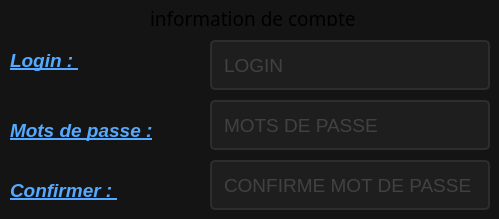
                            <widget class="QFrame" name="frame_add_compte">
                             <property name="minimumSize">
                              <size>
                               <width>0</width>
                               <height>210</height>
                              </size>
                             </property>
                             <property name="styleSheet">
                              <string notr="true">background-color: rgb(20, 20, 20);
border-radius: 10px;</string>
                             </property>
                             <property name="frameShape">
                              <enum>QFrame::StyledPanel</enum>
                             </property>
                             <property name="frameShadow">
                              <enum>QFrame::Raised</enum>
                             </property>
                             <widget class="QLineEdit" name="lineEdit_login">
                              <property name="geometry">
                               <rect>
                                <x>210</x>
                                <y>40</y>
                                <width>280</width>
                                <height>50</height>
                               </rect>
                              </property>
                              <property name="font">
                               <font>
                                <family>Segoe UI</family>
                                <pointsize>14</pointsize>
                               </font>
                              </property>
                              <property name="styleSheet">
                               <string notr="true">QLineEdit{
	border: 2px solid rgb(45, 45, 45);
	border-radius:5px;
	padding: 10px;
	background-color: rgb(30, 30, 30);
	
	color: rgb(100, 100, 100);
}
QLineEdit:hover{
	border: 2px solid rgb(55, 55, 55);
}
QLineEdit:focus{
	border: 2px solid rgb(255, 0, 0);
	color: rgb(200, 200, 205);
}</string>
                              </property>
                              <property name="maxLength">
                               <number>50</number>
                              </property>
                              <property name="placeholderText">
                               <string>LOGIN</string>
                              </property>
                             </widget>
                             <widget class="QLineEdit" name="lineEdit_passwd">
                              <property name="geometry">
                               <rect>
                                <x>210</x>
                                <y>100</y>
                                <width>280</width>
                                <height>50</height>
                               </rect>
                              </property>
                              <property name="font">
                               <font>
                                <family>Segoe UI</family>
                                <pointsize>14</pointsize>
                               </font>
                              </property>
                              <property name="styleSheet">
                               <string notr="true">QLineEdit{
	border: 2px solid rgb(45, 45, 45);
	border-radius:5px;
	padding: 10px;
	background-color: rgb(30, 30, 30);
	
	color: rgb(100, 100, 100);
}
QLineEdit:hover{
	border: 2px solid rgb(55, 55, 55);
}
QLineEdit:focus{
	border: 2px solid rgb(255, 0, 0);
	color: rgb(200, 200, 205);
}</string>
                              </property>
                              <property name="maxLength">
                               <number>50</number>
                              </property>
                              <property name="echoMode">
                               <enum>QLineEdit::Password</enum>
                              </property>
                              <property name="placeholderText">
                               <string>MOTS DE PASSE</string>
                              </property>
                             </widget>
                             <widget class="QLabel" name="label_15">
                              <property name="geometry">
                               <rect>
                                <x>10</x>
                                <y>50</y>
                                <width>181</width>
                                <height>21</height>
                               </rect>
                              </property>
                              <property name="font">
                               <font>
                                <family>Segoe UI</family>
                                <pointsize>14</pointsize>
                                <weight>75</weight>
                                <italic>true</italic>
                                <bold>true</bold>
                                <underline>true</underline>
                               </font>
                              </property>
                              <property name="styleSheet">
                               <string notr="true">color: rgb(85, 170, 255);
background : none;
</string>
                              </property>
                              <property name="text">
                               <string>Login : </string>
                              </property>
                             </widget>
                             <widget class="QLabel" name="label_16">
                              <property name="geometry">
                               <rect>
                                <x>10</x>
                                <y>120</y>
                                <width>181</width>
                                <height>21</height>
                               </rect>
                              </property>
                              <property name="font">
                               <font>
                                <family>Segoe UI</family>
                                <pointsize>14</pointsize>
                                <weight>75</weight>
                                <italic>true</italic>
                                <bold>true</bold>
                                <underline>true</underline>
                               </font>
                              </property>
                              <property name="styleSheet">
                               <string notr="true">color: rgb(85, 170, 255);
background : none;
</string>
                              </property>
                              <property name="text">
                               <string>Mots de passe :</string>
                              </property>
                             </widget>
                             <widget class="QLabel" name="label_27">
                              <property name="geometry">
                               <rect>
                                <x>150</x>
                                <y>10</y>
                                <width>241</width>
                                <height>16</height>
                               </rect>
                              </property>
                              <property name="font">
                               <font>
                                <family>Stencil</family>
                                <pointsize>14</pointsize>
                                <underline>true</underline>
                               </font>
                              </property>
                              <property name="text">
                               <string>information de compte</string>
                              </property>
                             </widget>
                             <widget class="QLineEdit" name="lineEdit_passwd_2">
                              <property name="geometry">
                               <rect>
                                <x>210</x>
                                <y>160</y>
                                <width>280</width>
                                <height>50</height>
                               </rect>
                              </property>
                              <property name="font">
                               <font>
                                <family>Segoe UI</family>
                                <pointsize>14</pointsize>
                               </font>
                              </property>
                              <property name="styleSheet">
                               <string notr="true">QLineEdit{
	border: 2px solid rgb(45, 45, 45);
	border-radius:5px;
	padding: 10px;
	background-color: rgb(30, 30, 30);
	
	color: rgb(100, 100, 100);
}
QLineEdit:hover{
	border: 2px solid rgb(55, 55, 55);
}
QLineEdit:focus{
	border: 2px solid rgb(255, 0, 0);
	color: rgb(200, 200, 205);
}</string>
                              </property>
                              <property name="maxLength">
                               <number>50</number>
                              </property>
                              <property name="echoMode">
                               <enum>QLineEdit::Password</enum>
                              </property>
                              <property name="placeholderText">
                               <string>CONFIRME MOT DE PASSE</string>
                              </property>
                             </widget>
                             <widget class="QLabel" name="label_39">
                              <property name="geometry">
                               <rect>
                                <x>10</x>
                                <y>180</y>
                                <width>181</width>
                                <height>21</height>
                               </rect>
                              </property>
                              <property name="font">
                               <font>
                                <family>Segoe UI</family>
                                <pointsize>14</pointsize>
                                <weight>75</weight>
                                <italic>true</italic>
                                <bold>true</bold>
                                <underline>true</underline>
                               </font>
                              </property>
                              <property name="styleSheet">
                               <string notr="true">color: rgb(85, 170, 255);
background : none;
</string>
                              </property>
                              <property name="text">
                               <string>Confirmer : </string>
                              </property>
                             </widget>
                            </widget>
